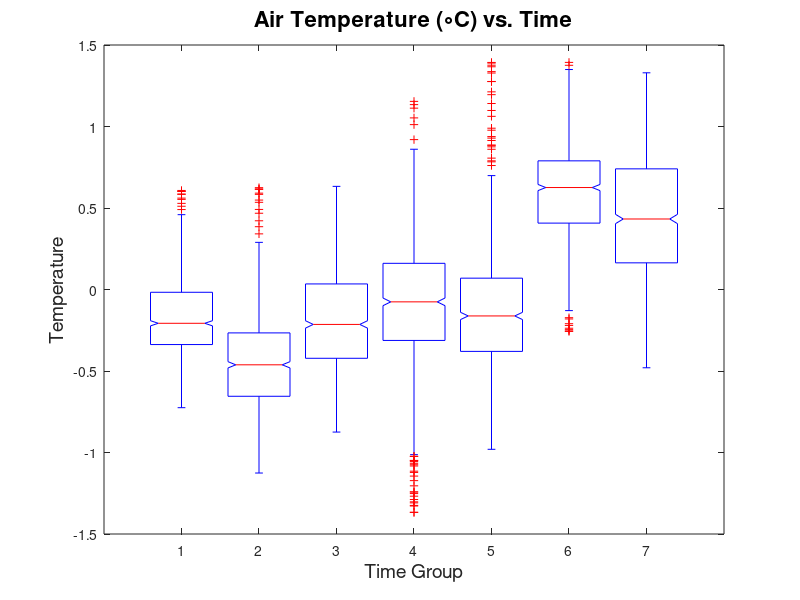

Write the MATLAB code that produced this figure. (Note: this script raises an error after producing the figure.)
load("012.mat")
T1_0930 = T1;
T1_0930 = T1_0930(1100:2100);
T2_0930 = T2;
T2_0930 = T2_0930(1100:2100);

load("016.mat")
T1_1150 = T1;
T1_1150 = T1_1150(1200:2200);
T2_1150 = T2;
T2_1150 = T2_1150(1200:2200);

load("017.mat")
T1_1210 = T1;
T1_1210 = T1_1210(1050:2050);
T2_1210 = T2;
T2_1210 = T2_1210(1050:2050);

load("018.mat")
T1_1230 = T1;
T1_1230 = T1_1230(750:1750);
T2_1230 = T2;
T2_1230 = T2_1230(750:1750);

load("019.mat")
T1_1255 = T1;
T1_1255 = T1_1255(1000:2000);
T2_1255 = T2;
T2_1255 = T2_1255(1000:2000);

load("021.mat")
T1_1400 = T1;
T1_1400 = T1_1400(1200:2200);
T2_1400 = T2;
T2_1400 = T2_1400(1200:2200);

load("022.mat")
T1_1420 = T1;
T1_1420 = T1_1420(1300:2300);
T2_1420 = T2;
T2_1420 = T2_1420(1300:2300);

TitleSize = 16;
AxisSize = 14;
Width = 1.5;

air = [T1_0930 T1_1150 T1_1210 T1_1230 T1_1255 T1_1400 T1_1420];
[p,tbl,stats] = anova1(air);

% Customize the box plot
xlabel('Time Group', 'FontSize',AxisSize);
ylabel('Temperature', 'FontSize',AxisSize);
title('Air Temperature (\circC) vs. Time', 'FontSize',TitleSize);

% Access the current axes
ax = gca;

ax.XAxis.FontSize = AxisSize-2;  % Set font size for the x-axis numbers
ax.YAxis.FontSize = AxisSize-2;  % Set font size for the y-axis numbers

timeGroups = {"09:30AM", "11:50AM", "12:10PM", "12:30PM", "12:55PM", "02:00PM", "02:20PM"};
xticklabels(timeGroups);

% Find the box plot objects
h = findobj(ax, 'Type', 'box');

% Modify the line width for each box (making it thicker)
for i = 1:length(h)
    h(i).LineWidth = Width; 
end

% Modify the whisker lines to make them thicker
whiskers = findobj(ax, 'Type', 'line');
for i = 1:length(whiskers)
    whiskers(i).LineWidth = Width;
end

% Modify the median lines to make them thicker
medians = findobj(ax, 'Type', 'line', 'Tag', 'Median');
for i = 1:length(medians)
    medians(i).LineWidth = Width;
end

% Modify the outlier markers to make them thicker (scatter points)
outliers = findobj(ax, 'Type', 'scatter');
for i = 1:length(outliers)
    outliers(i).LineWidth = Width;
end

water = [T2_0930 T2_1150 T2_1210 T2_1230 T2_1255 T2_1400 T2_1420];
[p,tbl,stats] = anova1(water);

% Customize the box plot
xlabel('Time Group', 'FontSize',AxisSize);
ylabel('Temperature', 'FontSize',AxisSize);
title('Water Temperature (\circC) vs. Time', 'FontSize',TitleSize);

% Access the current axes
ax = gca;

ax.XAxis.FontSize = AxisSize-2;  % Set font size for the x-axis numbers
ax.YAxis.FontSize = AxisSize-2;  % Set font size for the y-axis numbers

timeGroups = {"09:30AM", "11:50AM", "12:10PM", "12:30PM", "12:55PM", "02:00PM", "02:20PM"};
xticklabels(timeGroups);

% Find the box plot objects
h = findobj(ax, 'Type', 'box');

% Modify the line width for each box (making it thicker)
for i = 1:length(h)
    h(i).LineWidth = Width; 
end

% Modify the whisker lines to make them thicker
whiskers = findobj(ax, 'Type', 'line');
for i = 1:length(whiskers)
    whiskers(i).LineWidth = Width;
end

% Modify the median lines to make them thicker
medians = findobj(ax, 'Type', 'line', 'Tag', 'Median');
for i = 1:length(medians)
    medians(i).LineWidth = Width;
end

% Modify the outlier markers to make them thicker (scatter points)
outliers = findobj(ax, 'Type', 'scatter');
for i = 1:length(outliers)
    outliers(i).LineWidth = Width;
end

dataMatrix = [T1_0930, T1_1150, T1_1210, T1_1230, T1_1255, T1_1400, T1_1420];

nGroups = size(dataMatrix, 2);
alpha = 0.05;
nComparisons = nchoosek(nGroups, 2);
alphaBonferroni = alpha / nComparisons;

fprintf('Pairwise t-tests with Bonferroni correction (AIR) (alpha = %.5f):\n\n', alphaBonferroni);

for i = 1:nGroups-1
    for j = i+1:nGroups
        group1 = dataMatrix(:, i);
        group2 = dataMatrix(:, j);
        
        [h, p, ci, stats] = ttest2(group1, group2, 'Alpha', alphaBonferroni);
        
        fprintf('Group %d vs Group %d\n', i, j);
        fprintf('  h = %d (0 = no difference, 1 = significant difference)\n', h);
        fprintf('  p-value = %.4f\n', p);
        fprintf('  %.1f%% CI = [%.4f, %.4f]\n', (1-alphaBonferroni)*100, ci(1), ci(2));
        fprintf('  t-statistic = %.4f\n', stats.tstat);
        fprintf('  Degrees of Freedom = %.4f\n\n', stats.df);
    end
end

dataMatrix = [T2_0930, T2_1150, T2_1210, T2_1230, T2_1255, T2_1400, T2_1420];

nGroups = size(dataMatrix, 2);
alpha = 0.05;
nComparisons = nchoosek(nGroups, 2);
alphaBonferroni = alpha / nComparisons;

fprintf('Pairwise t-tests with Bonferroni correction (WATER) (alpha = %.5f):\n\n', alphaBonferroni);

for i = 1:nGroups-1
    for j = i+1:nGroups
        group1 = dataMatrix(:, i);
        group2 = dataMatrix(:, j);
        
        [h, p, ci, stats] = ttest2(group1, group2, 'Alpha', alphaBonferroni);
        
        fprintf('Group %d vs Group %d\n', i, j);
        fprintf('  h = %d (0 = no difference, 1 = significant difference)\n', h);
        fprintf('  p-value = %.4f\n', p);
        fprintf('  %.1f%% CI = [%.4f, %.4f]\n', (1-alphaBonferroni)*100, ci(1), ci(2));
        fprintf('  t-statistic = %.4f\n', stats.tstat);
        fprintf('  Degrees of Freedom = %.4f\n\n', stats.df);
    end
end
